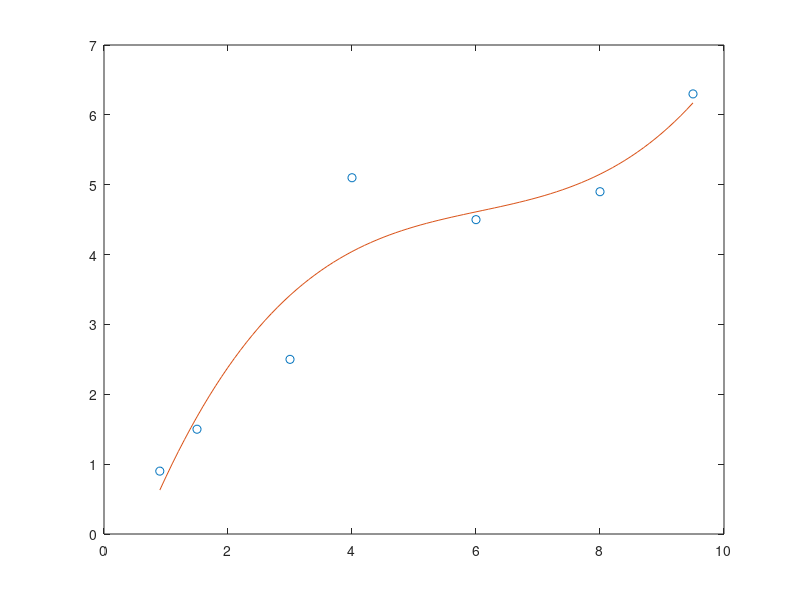

Source code (MATLAB):
% CURVE FITTING : 

%{
Syntax : 

p = polyfit(x,y,n)

p -> vector of coefficiants of polynomial
x -> vector of horizontal coordinates (independant variable)
y -> vector of vertical coordinted (dependant variables)
n -> degree of polynomial
%}


% Make polynomials of different degrees fit for the set of seven points given by:
% (0.9, 0.9), (1.5, 1.5), (3, 2.5), (4, 5.1), (6, 4.5), (8, 4.9), (9.5, 6.3)

x = [0.9 1.5 3 4 6 8 9.5];
y = [0.9 1.5 2.5 5.1 4.5 4.9 6.3]
p = polyfit(x,y,3)  % we can take any degree

% Values on x and y axis : 
xp = 0.9:0.1:9.5;
yp = polyval(p,xp);

plot(x,y,'o',xp,yp)

% The dots are values of x and y and red line is plot of xp and yp 
% The red line will touch 3 dots and degree of p is set to 3.
